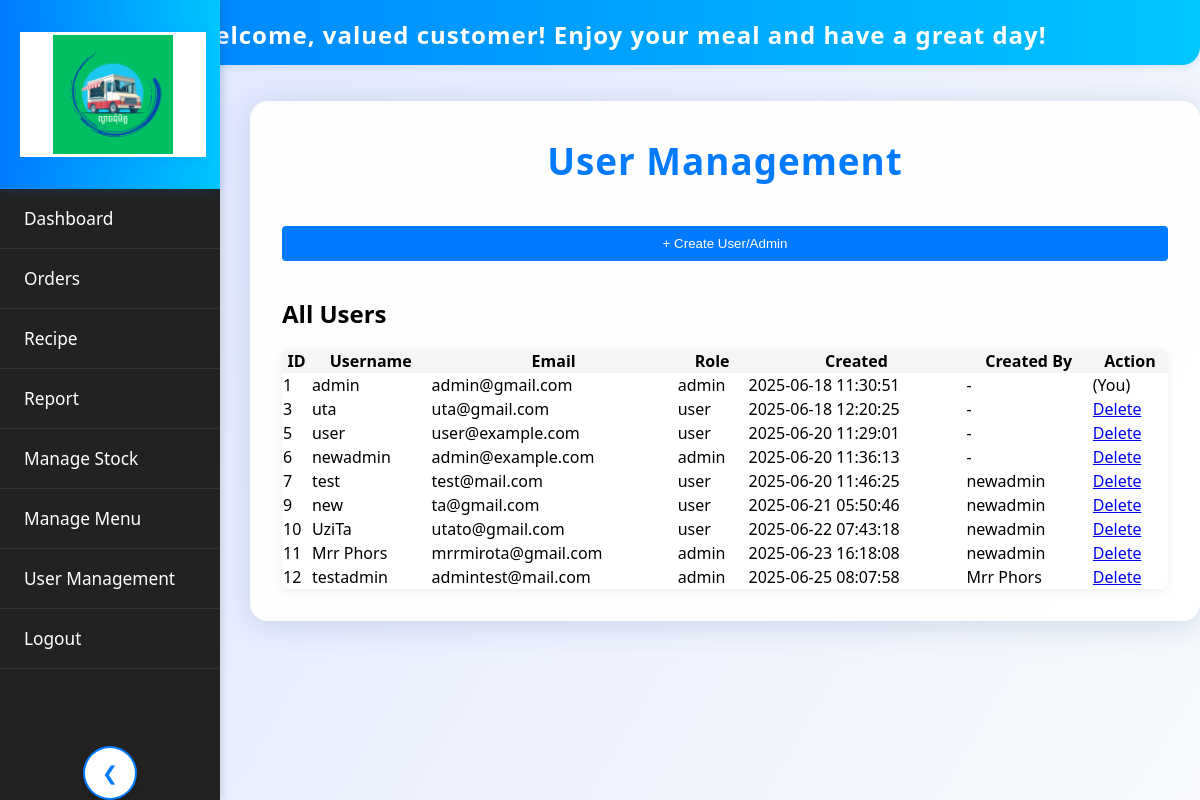
The app's page /frontend/user_management.php (signed in) with its own data.
### tables this page shows
CREATE TABLE `users` (
  `id` int(11) NOT NULL,
  `username` varchar(50) NOT NULL,
  `password` varchar(255) NOT NULL,
  `email` varchar(100) NOT NULL,
  `created_at` timestamp NOT NULL DEFAULT current_timestamp(),
  `role` enum('admin','user') NOT NULL DEFAULT 'user',
  `created_by` int(11) DEFAULT NULL,
  `remember_token` varchar(128) DEFAULT NULL
);

### frontend/user_management.php (the view, shortened to what this page needs)
<?php
require_once '../backend/db.php';
$result = $conn->query("SELECT u.id, u.username, u.email, u.role, u.created_at, a.username AS creator FROM users u LEFT JOIN users a ON u.created_by = a.id");
$users = $result ? $result->fetch_all(MYSQLI_ASSOC) : [];
?>
<!DOCTYPE html>
<html lang="en">
<head>
    <link rel="stylesheet" href="style.css">
    <link rel="stylesheet" href="dashboard.css">
</head>
<body>
    <?php include 'header.php'; ?>
    <?php include 'navmenu.php'; ?>
    <div class="main-content">
        <h1>User Management</h1>
        <button id="show-create-form-btn" class="add-btn" style="margin-bottom:16px;display:inline-block;">+ Create User/Admin</button>
        <h2>All Users</h2>
        <table style="width:100%;border-collapse:collapse;background:#fff;border-radius:8px;box-shadow:0 2px 8px #eee;overflow:hidden;">
            <thead style="background:#f5f5f5;">
                <tr>
                    <th>ID</th>
                    <th>Username</th>
                    <th>Email</th>
                    <th>Role</th>
                    <th>Created</th>
                    <th>Created By</th>
                    <th>Action</th>
                </tr>
            </thead>
            <tbody>
                <?php foreach ($users as $user): ?>
                    <tr>
                        <td><?= $user['id'] ?></td>
                        <td><?= htmlspecialchars($user['username']) ?></td>
                        <td><?= htmlspecialchars($user['email']) ?></td>
                        <td><?= $user['role'] ?></td>
                        <td><?= $user['created_at'] ?></td>
                        <td><?= $user['creator'] ? htmlspecialchars($user['creator']) : '-' ?></td>
                        <td>
                            <?php if ($user['id'] != $_SESSION['user_id']): ?>
                                <a href="user_management.php?delete=<?= $user['id'] ?>" onclick="return confirm('Delete this user?')">Delete</a>
                            <?php else: ?>
                                (You)
                            <?php endif; ?>
                        </td>
                    </tr>
                <?php endforeach; ?>
            </tbody>
        </table>
    </div>
</body>
</html>

### frontend/header.php (shortened to what this page needs)
<div class="header-welcome">
    👋 Welcome, valued customer! Enjoy your meal and have a great day!
</div>

### frontend/navmenu.php (shortened to what this page needs)
<div class="sidebar" id="sidebar">
    <div class="logo" ><img src="./image/logo.png" alt=""></div>
    <ul class="menu">
        <li><a href="dashboard.php" onclick="closeSidebarOnMobile()">Dashboard</a></li>
        <li><a href="customer_menu.php" onclick="closeSidebarOnMobile()">Orders</a></li>
         <li><a href="order.php" onclick="closeSidebarOnMobile()">Recipe</a></li>
         <li><a href="report.php" onclick="closeSidebarOnMobile()">Report</a></li>
        <li><a href="stock.php" onclick="closeSidebarOnMobile()">Manage Stock</a></li>
        <li><a href="admin_menu.php" onclick="closeSidebarOnMobile()">Manage Menu</a></li>
        <li><a href="user_management.php" onclick="closeSidebarOnMobile()">User Management</a></li>
        <li><a href="logout.php" onclick="closeSidebarOnMobile()">Logout</a></li>
    </ul>
    <button class="sidebar-hide-btn" id="sidebar-hide-btn" onclick="hideSidebar()" title="Hide menu">❮</button>
</div>

### frontend/style.css (style rules this page uses)
body { font-family: Arial, sans-serif; background: #f8f8f8; margin: 0; padding: 0; }
input, button { margin: 8px 0; padding: 10px; width: 100%; }
button { background: #007bff; color: #fff; border: none; border-radius: 4px; cursor: pointer; }

### frontend/dashboard.css (style rules this page uses)
body { margin: 0; background: linear-gradient(120deg, #e0e7ff 0%, #f8fafc 100%); min-height: 100vh; font-family: "Segoe UI", Arial, sans-serif; }
.sidebar { position: fixed; left: 0; top: 0; width: 220px; height: 100vh; background: #222; color: #fff; display: flex; flex-direction: column; z-index: 100; }
.logo { font-size: 1.7em; font-weight: bold; padding: 24px 20px 16px 20px; background: #111; letter-spacing: 1px; display: flex; align-items: center; gap: 8px; }
.menu { list-style: none; padding: 0; margin: 0; flex: 1; }
.menu li { border-bottom: 1px solid #333; }
.menu li a { color: #fff; text-decoration: none; display: block; padding: 18px 24px; font-size: 1.08em; transition: background 0.2s, color 0.2s; }
.main-content { margin-left: 250px; padding: 10px 32px 32px 32px; background: rgba(255, 255, 255, 0.95); border-radius: 18px; box-shadow: 0 4px 32px #b6c6e0aa; max-width: 1100px; margin-top: 36px; margin-bottom: 36px; }
h1 { color: #007bff; font-size: 2.3em; letter-spacing: 1px; margin-bottom: 32px; text-align: center; }

### frontend/header.php (style rules this page uses)
.header-welcome { width: 100%; background: linear-gradient(90deg, #007bff 0%, #00c6ff 100%); color: #fff; text-align: center; padding: 18px 0 14px 0; font-size: 1.5em; font-weight: 600; letter-spacing: 1px; box-shadow: 0 2px 8px #007bff22; margin-bottom: 24px; border-radius: 0 0 18px 18px; font-family: 'Segoe UI', Arial, sans-serif; }

### frontend/navmenu.php (style rules this page uses)
.sidebar { position: fixed; top: 0; left: -250px; width: 220px; height: 100vh; background: #222; color: #fff; z-index: 1200; transition: left 0.3s; box-shadow: 2px 0 8px #0002; display: flex; flex-direction: column; }
.sidebar.active { left: 0; }
.sidebar .logo { height: 150px; background: linear-gradient(90deg, #007bff 0%, #00c6ff 100%); color: #fff; font-size: 1.35em; font-weight: bold; display: flex; align-items: center; justify-content: center; flex-direction: column; min-height: 110px; box-shadow: 0 2px 12px #007bff22; }
.sidebar .logo img { width: 100%; height: 80%; object-fit: contain; display: block; margin: 0 auto 8px auto; background: #fff; box-shadow: 0 2px 12px #007bff33; border: 3px solid #fff; transition: box-shadow 0.2s; }
.sidebar .menu { flex: 1 1 auto; overflow-y: auto; margin-bottom: 0; padding-bottom: 80px; }
.sidebar-hide-btn { position: relative; margin: 0 auto; background: #fff; color: #007bff; border: 2px solid #007bff; border-radius: 50%; width: 54px; height: 54px; font-size: 1.2em; display: flex; align-items: center; justify-content: center; cursor: pointer; z-index: 1303; box-shadow: 0 2px 8px #0003; transition: background 0.2s, color 0.2s, border 0.2s; }

### records on screen
users: id "1", username "admin", email "admin@gmail.com", role "admin", created_at "2025-06-18 11:30:51", shows "(You)"
users: id "3", username "uta", email "uta@gmail.com", role "user", created_at "2025-06-18 12:20:25"
users: id "5", username "user", email "user@example.com", role "user", created_at "2025-06-20 11:29:01"
users: id "6", username "newadmin", email "admin@example.com", role "admin", created_at "2025-06-20 11:36:13"
users: id "7", username "test", email "test@mail.com", role "user", created_at "2025-06-20 11:46:25", users.username "newadmin"
users: id "9", username "new", email "ta@gmail.com", role "user", created_at "2025-06-21 05:50:46", users.username "newadmin"
users: id "10", username "UziTa", email "utato@gmail.com", role "user", created_at "2025-06-22 07:43:18", users.username "newadmin"
users: id "11", username "Mrr Phors", email "mrrmirota@gmail.com", role "admin", created_at "2025-06-23 16:18:08", users.username "newadmin"
users: id "12", username "testadmin", email "admintest@mail.com", role "admin", created_at "2025-06-25 08:07:58", users.username "Mrr Phors"
